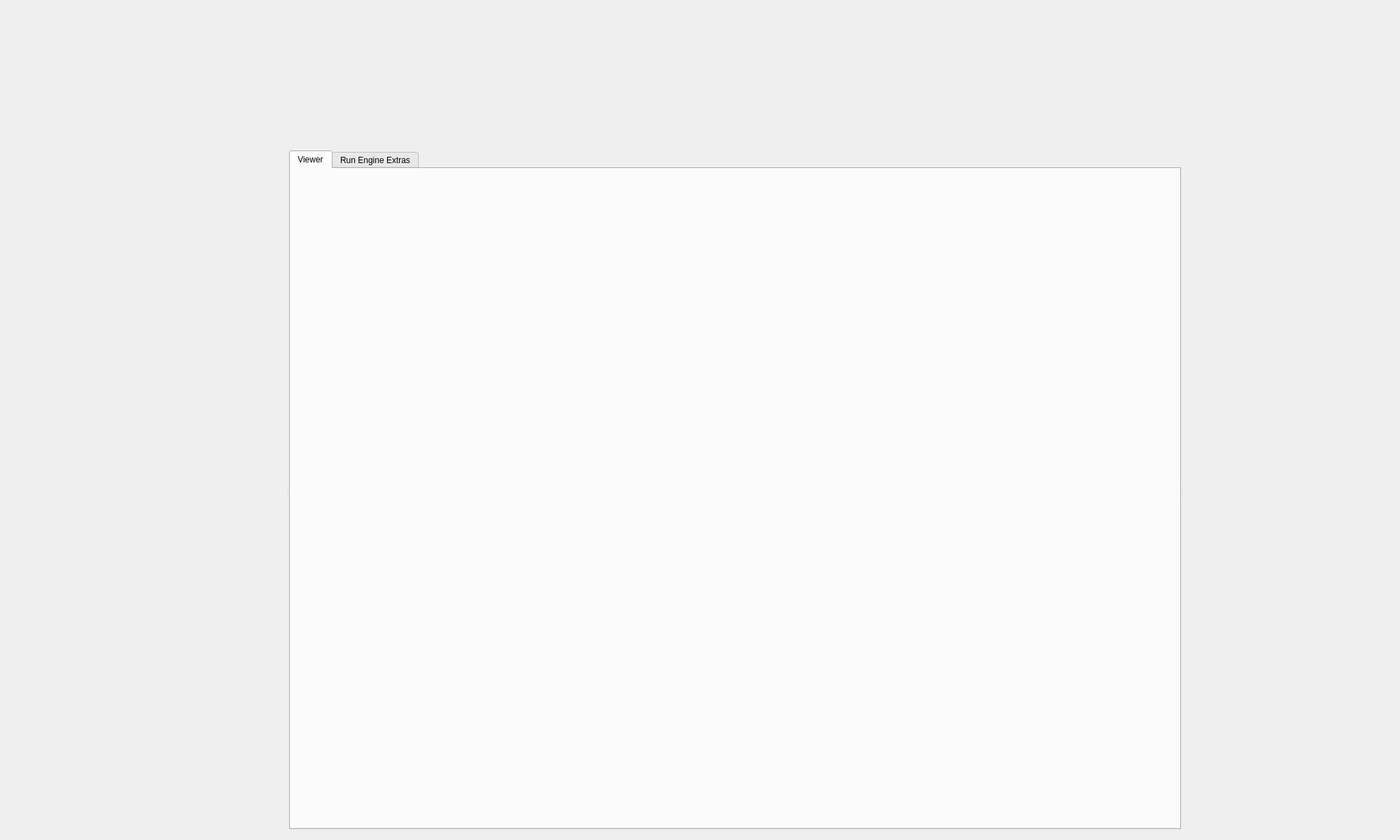
<?xml version="1.0" encoding="UTF-8"?>
<ui version="4.0">
 <class>ExperimentWorkspace</class>
 <widget class="QWidget" name="ExperimentWorkspace">
  <property name="geometry"><rect><x>0</x><y>0</y><width>2000</width><height>1200</height></rect></property>
  <layout class="QVBoxLayout" name="workspaceLayout">
   <property name="spacing"><number>6</number></property>
   <property name="leftMargin"><number>9</number></property>
   <property name="topMargin"><number>9</number></property>
   <property name="rightMargin"><number>9</number></property>
   <property name="bottomMargin"><number>9</number></property>
   <item>
    <layout class="QHBoxLayout" name="headerLayout">
     <property name="spacing"><number>0</number></property>
     <item><widget class="QWidget" name="sourceStatusSlot">
      <property name="minimumSize"><size><width>150</width><height>200</height></size></property>
      <property name="maximumSize"><size><width>150</width><height>200</height></size></property>
      <layout class="QVBoxLayout" name="sourceStatusLayout">
       <property name="leftMargin"><number>0</number></property><property name="topMargin"><number>0</number></property>
       <property name="rightMargin"><number>0</number></property><property name="bottomMargin"><number>0</number></property>
      </layout>
     </widget></item>
     <item><widget class="QWidget" name="runEngineSlot">
      <property name="minimumSize"><size><width>0</width><height>200</height></size></property>
      <property name="maximumSize"><size><width>16777215</width><height>200</height></size></property>
      <layout class="QVBoxLayout" name="runEngineLayout">
       <property name="leftMargin"><number>0</number></property><property name="topMargin"><number>0</number></property>
       <property name="rightMargin"><number>0</number></property><property name="bottomMargin"><number>0</number></property>
      </layout>
     </widget></item>
    </layout>
   </item>
   <item><widget class="QSplitter" name="contentSplitter">
    <property name="orientation"><enum>Qt::Horizontal</enum></property>
    <property name="childrenCollapsible"><bool>false</bool></property>
    <widget class="QWidget" name="plansSlot">
     <property name="minimumSize"><size><width>400</width><height>0</height></size></property>
     <layout class="QVBoxLayout" name="plansLayout">
      <property name="leftMargin"><number>0</number></property><property name="topMargin"><number>0</number></property>
      <property name="rightMargin"><number>0</number></property><property name="bottomMargin"><number>0</number></property>
     </layout>
    </widget>
    <widget class="QWidget" name="viewerColumn">
     <layout class="QVBoxLayout" name="viewerLayout">
      <property name="leftMargin"><number>0</number></property><property name="topMargin"><number>0</number></property>
      <property name="rightMargin"><number>0</number></property><property name="bottomMargin"><number>0</number></property>
      <item><widget class="QTabWidget" name="viewerTabs">
       <widget class="QWidget" name="viewerSlot">
        <attribute name="title"><string>Viewer</string></attribute>
        <layout class="QVBoxLayout" name="primaryViewerLayout">
         <property name="leftMargin"><number>0</number></property><property name="topMargin"><number>0</number></property>
         <property name="rightMargin"><number>0</number></property><property name="bottomMargin"><number>0</number></property>
        </layout>
       </widget>
       <widget class="QWidget" name="consoleSlot">
        <attribute name="title"><string>Run Engine Extras</string></attribute>
        <layout class="QVBoxLayout" name="consoleLayout">
         <property name="leftMargin"><number>0</number></property><property name="topMargin"><number>0</number></property>
         <property name="rightMargin"><number>0</number></property><property name="bottomMargin"><number>0</number></property>
        </layout>
       </widget>
      </widget></item>
      <item><widget class="QWidget" name="acquisitionSlot">
       <layout class="QVBoxLayout" name="acquisitionLayout">
        <property name="leftMargin"><number>0</number></property><property name="topMargin"><number>0</number></property>
        <property name="rightMargin"><number>0</number></property><property name="bottomMargin"><number>0</number></property>
       </layout>
      </widget></item>
     </layout>
    </widget>
    <widget class="QWidget" name="controlsSlot">
     <property name="minimumSize"><size><width>300</width><height>0</height></size></property>
     <layout class="QVBoxLayout" name="controlsLayout">
      <property name="leftMargin"><number>0</number></property><property name="topMargin"><number>0</number></property>
      <property name="rightMargin"><number>0</number></property><property name="bottomMargin"><number>0</number></property>
     </layout>
    </widget>
   </widget></item>
  </layout>
 </widget>
 <resources/>
 <connections/>
</ui>
